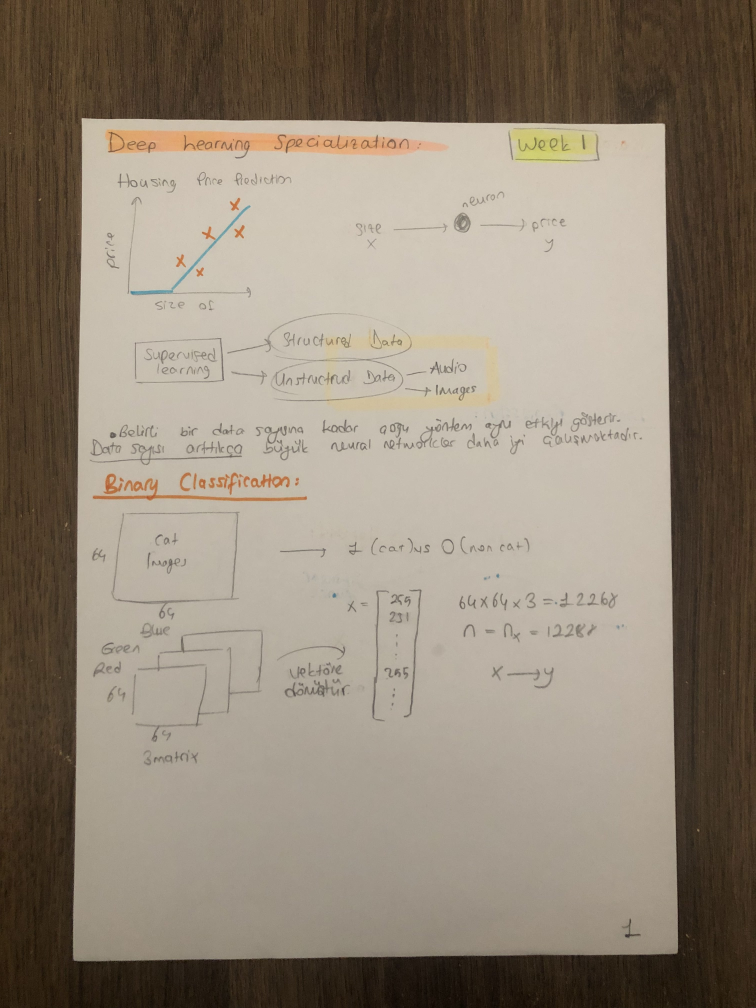
#> input picture img/IMG_2382.jpg, 3024 x 4032 px (shown at 1/4 size)
$ python scanner.py
#> lines starting #> are read from the running program, lines starting #| are printed output that depends on the picture; after the words box and inside, x2 and y2 are one past the last pixel; in counts of white or black regions, pixels touching at a corner belong together
import cv2
import numpy as np
def drawRec(biggestNew, mainFrame):
        cv2.line(mainFrame, (biggestNew[0][0][0], biggestNew[0][0][1]), (biggestNew[1][0][0], biggestNew[1][0][1]), (0, 255, 0), 20)
        cv2.line(mainFrame, (biggestNew[0][0][0], biggestNew[0][0][1]), (biggestNew[2][0][0], biggestNew[2][0][1]), (0, 255, 0), 20)
        cv2.line(mainFrame, (biggestNew[3][0][0], biggestNew[3][0][1]), (biggestNew[2][0][0], biggestNew[2][0][1]), (0, 255, 0), 20)
        cv2.line(mainFrame, (biggestNew[3][0][0], biggestNew[3][0][1]), (biggestNew[1][0][0], biggestNew[1][0][1]), (0, 255, 0), 20)
#initializing
img = cv2.imread("img/IMG_2382.jpg")
#> img is the input picture: shape (4032, 3024, 3); mean B, G, R 117.1, 132.6, 144.5
img = cv2.resize(img, (int(480*2), int(640*2)))
#> img: shape (1280, 960, 3)
w, h = 480, 640
imgWarp = img.copy()
# write code here
GrayImg = cv2.cvtColor(img, cv2.COLOR_BGR2GRAY)
BlurredFrame = cv2.GaussianBlur(GrayImg, (5, 5), 1)
CannyFrame = cv2.Canny(BlurredFrame, 190, 190)
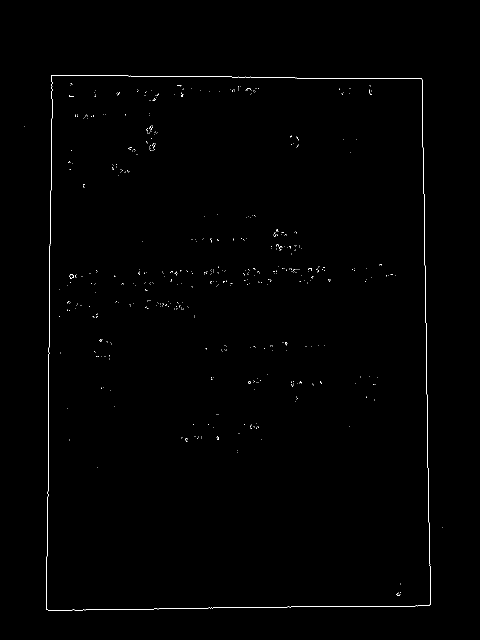
#> CannyFrame: shape (1280, 960) (shown at 1/2 size); 0.4% white in thin lines or dots, all inside (x1, y1, x2, y2) = (49, 150, 886, 1221)
contours, _ = cv2.findContours(CannyFrame, cv2.RETR_EXTERNAL, cv2.CHAIN_APPROX_SIMPLE)
#> contours = 3 contours, 2 with area under 20; largest, box (x1, y1, x2, y2) and area: (92, 150, 862, 1221) 800239
ContourFrame = img.copy()
ContourFrame = cv2.drawContours(ContourFrame, contours, -1, (255, 0, 255), 4)
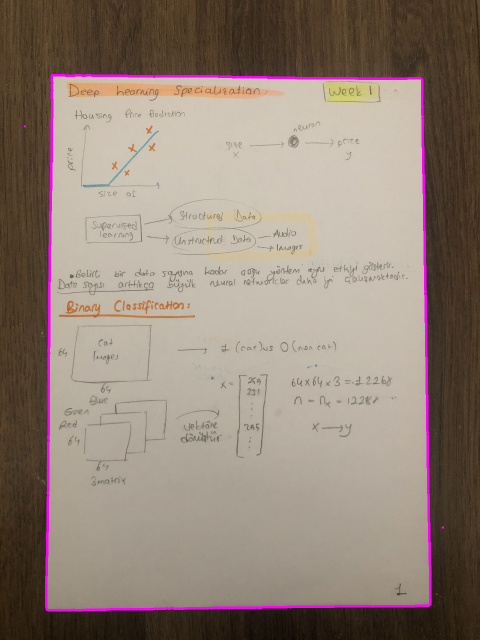
#> ContourFrame: shape (1280, 960, 3) (shown at 1/2 size); mean B, G, R 119.3, 130.8, 146.4
CornerFrame = img.copy()
maxArea = 0
biggest = []
for i in contours :
    area = cv2.contourArea(i)
    if area > 500 :
        peri = cv2.arcLength(i, True)
        edges = cv2.approxPolyDP(i, 0.02*peri, True)
        if area > maxArea and len(edges) == 4 :
            biggest = edges
            maxArea = area
#> this loop made 3 passes
#> (area, peri, biggest, maxArea) on pass 3: (800239, 3685.2, [[103, 150], [93, 1219], [859, 1210], [843, 157]], 800239)
#> after the loop, maxArea = 800239
if len(biggest) != 0 :
   # drawRec(biggest, CornerFrame)
    biggest = biggest.reshape((4, 2))
    biggestNew = np.zeros((4, 1, 2), dtype= np.int32)
    add = biggest.sum(1)
#> add = [253, 1312, 2069, 1000]
    biggestNew[0] = biggest[np.argmin(add)]
    biggestNew[3] = biggest[np.argmax(add)]
    dif = np.diff(biggest, axis = 1)
#> dif = [47, 1126, 351, -686]
    biggestNew[1] = biggest[np.argmin(dif)]
    biggestNew[2] = biggest[np.argmax(dif)]
    drawRec(biggestNew, CornerFrame)
    CornerFrame = cv2.drawContours(CornerFrame, biggestNew, -1, (255, 0, 255), 25)
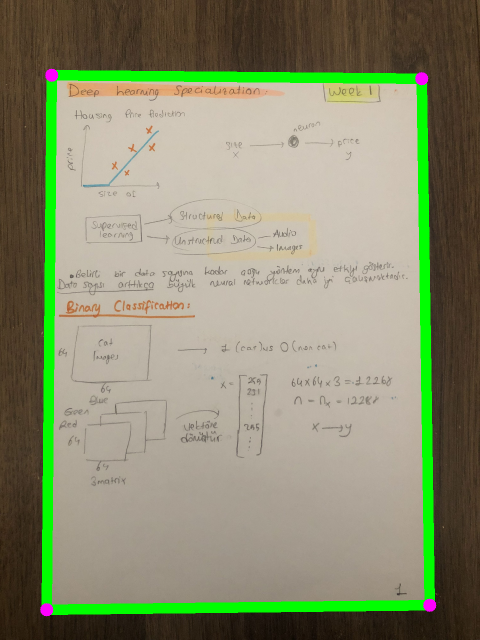
#> CornerFrame: shape (1280, 960, 3) (shown at 1/2 size); mean B, G, R 111.4, 140.9, 137.2
    pts1 = np.float32(biggestNew)
    pts2 = np.float32([[0, 0], [w, 0], [0, h], [w, h]])
    matrix = cv2.getPerspectiveTransform(pts1, pts2)
    imgWarp = cv2.warpPerspective(img, matrix, (w, h))
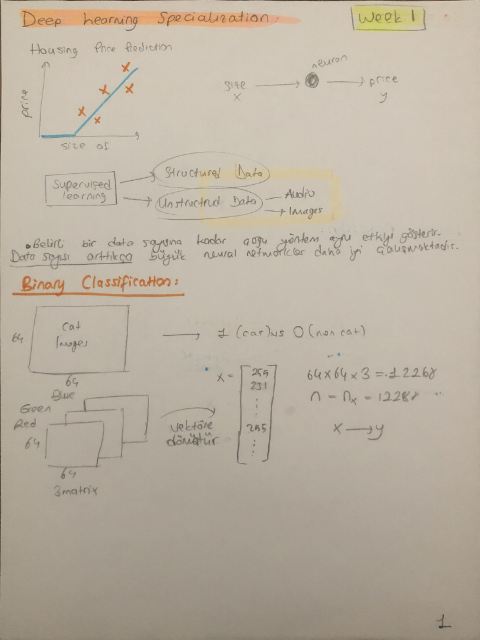
#> imgWarp: shape (640, 480, 3); mean B, G, R 161.2, 176.2, 186.2


# resizing
img = cv2.resize(img, (480, 640))
#> img: shape (640, 480, 3)
GrayImg = cv2.resize(GrayImg, (480, 640))
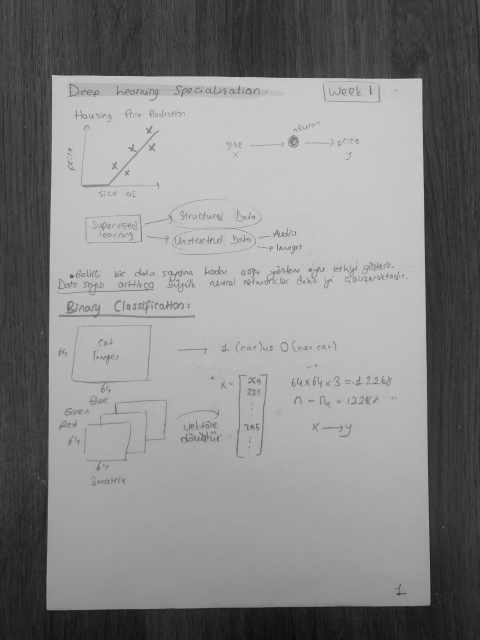
#> GrayImg: shape (640, 480); min 9, max 203, mean 134.5
BlurredFrame = cv2.resize(BlurredFrame, (480, 640))
#> BlurredFrame: shape (640, 480)
CannyFrame = cv2.resize(CannyFrame, (480, 640))
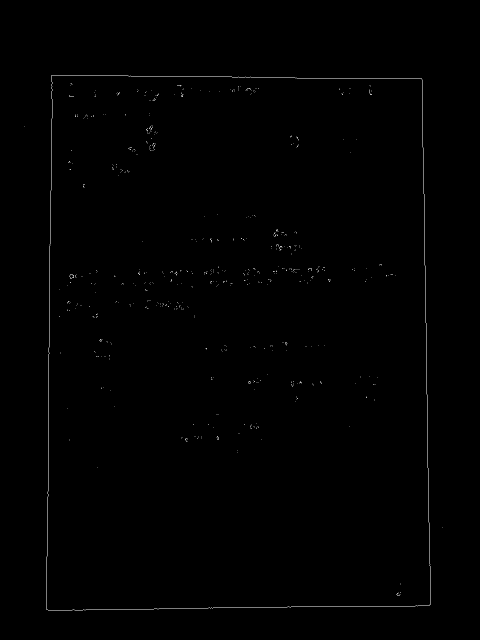
#> CannyFrame: shape (640, 480); min 0, max 191, mean 1
ContourFrame = cv2.resize(ContourFrame, (480, 640))
#> ContourFrame: shape (640, 480, 3)
CornerFrame = cv2.resize(CornerFrame, (480, 640))
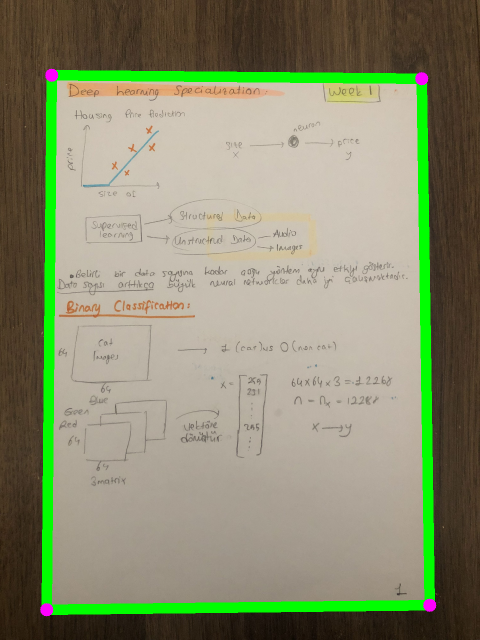
#> CornerFrame: shape (640, 480, 3); mean B, G, R 111.5, 141.1, 137.3

cv2.imwrite("scanned_document1.jpg", imgWarp)
cv2.waitKey(0)

$ run again, with img/IMG_2384.jpg copied over img/IMG_2382.jpg
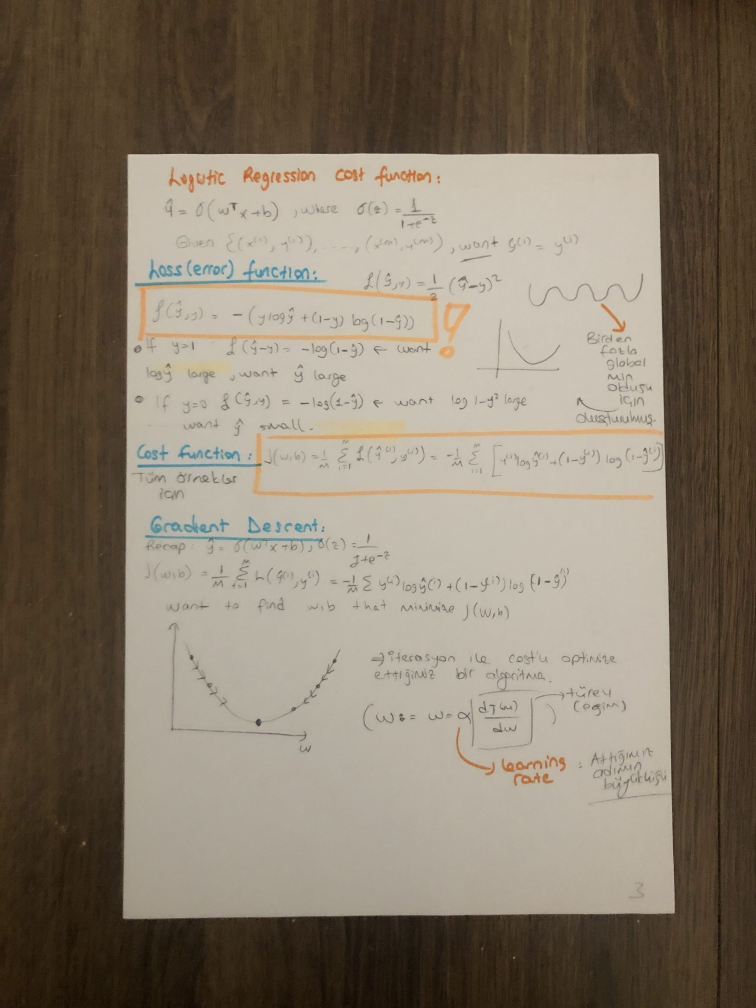
#> input picture img/IMG_2384.jpg, 3024 x 4032 px (shown at 1/4 size)
#> img is the input picture: shape (4032, 3024, 3); mean B, G, R 105.5, 121.5, 133.1
#> `CannyFrame = cv2.Canny(BlurredFrame, 190, 190)`:
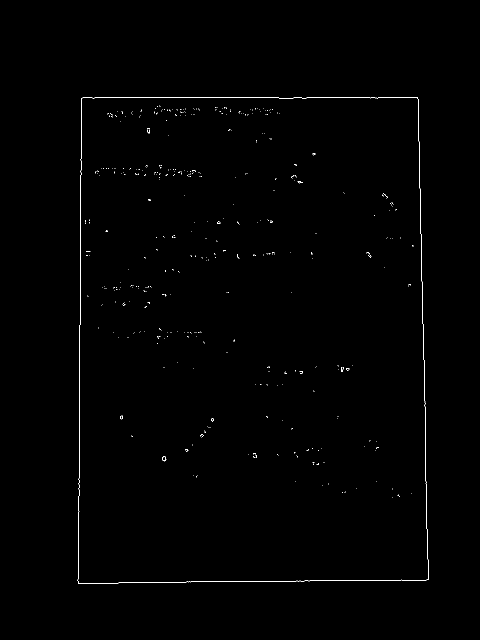
#> CannyFrame: shape (1280, 960) (shown at 1/2 size); 0.37% white in thin lines or dots, all inside (x1, y1, x2, y2) = (155, 194, 857, 1168)
#> contours = 1 contour; box (x1, y1, x2, y2) and area: (155, 194, 857, 1168) 664364
#> the loop `for i in contours :` made 1 pass
#> (area, peri, biggest, maxArea) on pass 1: (664363.5, 3356.3, [[162, 196], [156, 1166], [856, 1159], [835, 195]], 664363.5)
#> after the loop `for i in contours :`: maxArea = 664363.5
#> add = [358, 1322, 2015, 1030]
#> dif = [34, 1010, 303, -640]
#> `CornerFrame = cv2.resize(CornerFrame, (480, 640))`:
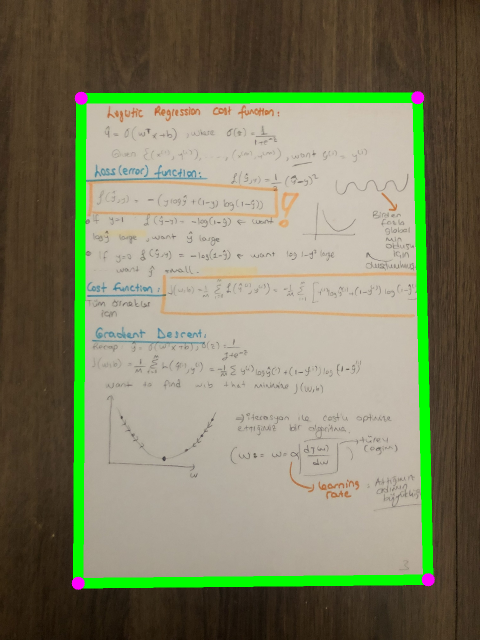
#> CornerFrame: shape (640, 480, 3); mean B, G, R 100.2, 128.9, 126.3
